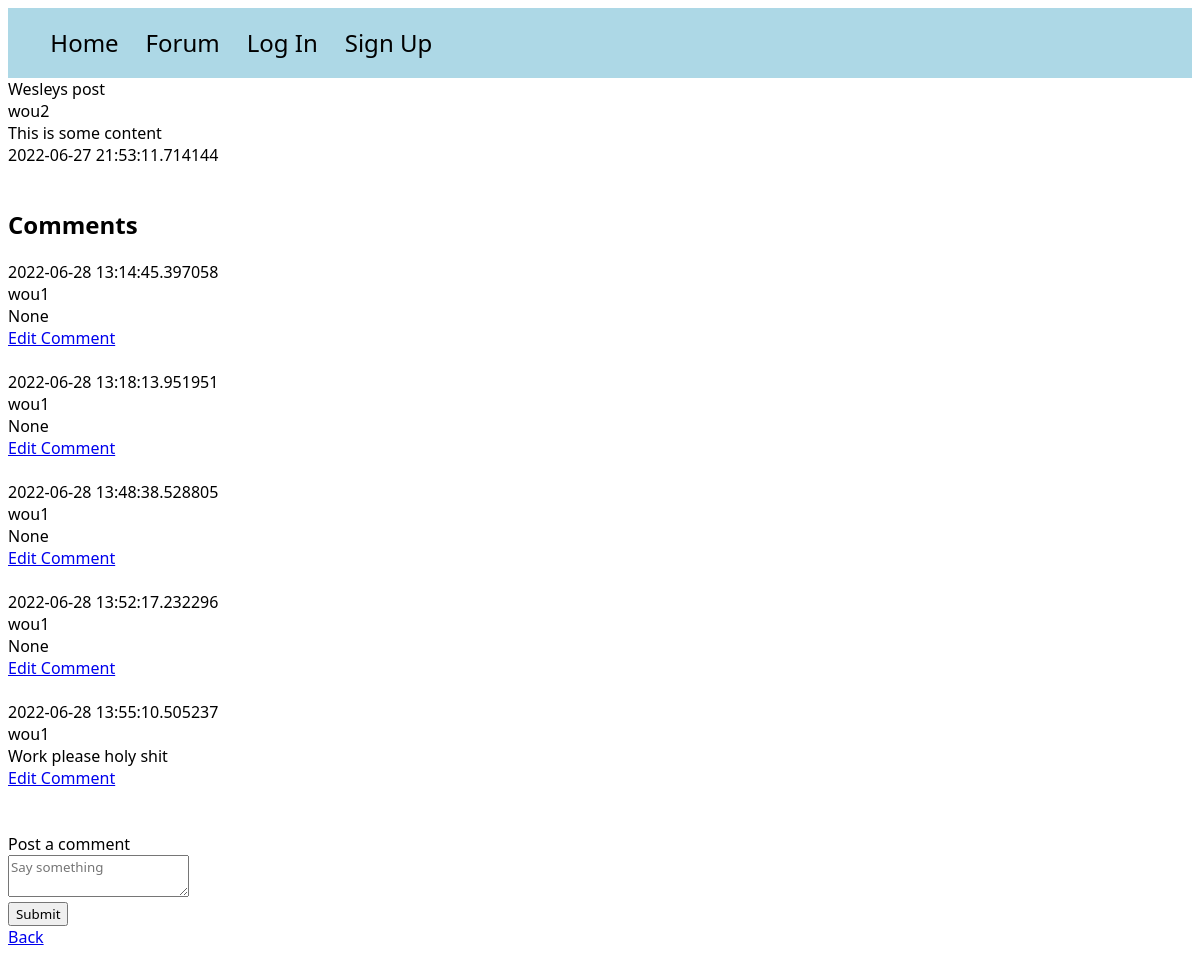
/posts/3, run on an earlier commit of the app's database.
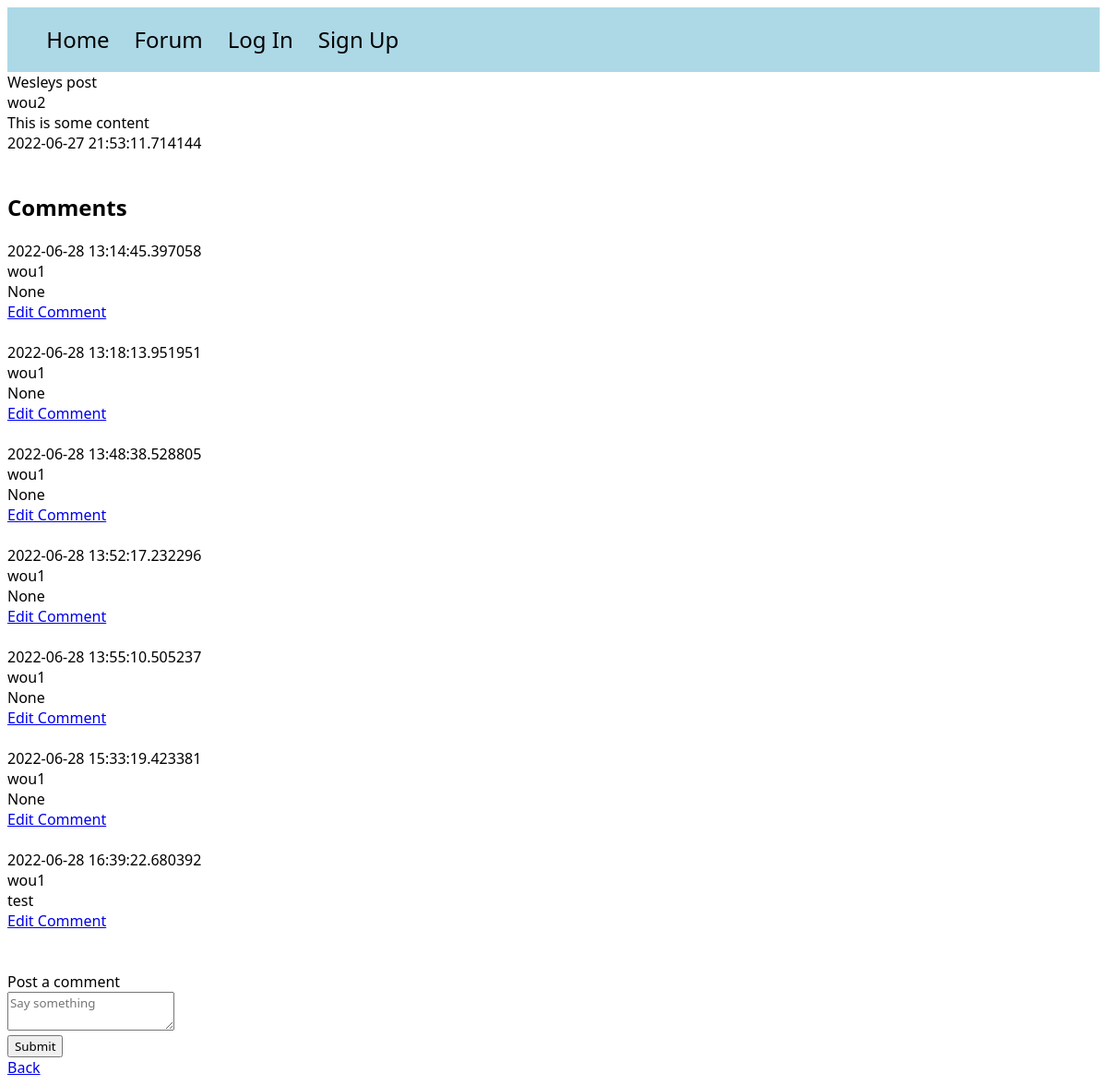
And on a later commit of the database.
### models.py (models this page shows)
class Post(db.Model):
    id = db.Column(db.Integer, primary_key=True)
    title = db.Column(db.String(100))
    content = db.Column(db.Text)
    poster_id = db.Column(db.Integer, db.ForeignKey(User.id))
    date_posted = db.Column(db.DateTime, default=datetime.utcnow)
    slug = db.Column(db.String(256))
    comments = db.relationship('Comment', backref='commented_post')

class User(UserMixin, db.Model):
    id = db.Column(db.Integer, primary_key=True)
    email = db.Column(db.String(100), unique=True)
    password = db.Column(db.String(100))
    name = db.Column(db.String(1000))
    last_seen = db.Column(db.String(100))
    posts = db.relationship('Post', backref='poster')

class Comment(db.Model):
    id = db.Column(db.Integer, primary_key=True)
    author_id = db.Column(db.Integer, db.ForeignKey(User.id))
    author_name = db.relationship('User', backref='comment_poster')
    content = db.Column(db.Text)
    timestamp = db.Column(db.DateTime, default=datetime.utcnow)
    post_id = db.Column(db.Integer, db.ForeignKey(Post.id))

### app.py (the view)
@app.route('/posts/<int:id>')
def post(id):
    post = Post.query.get_or_404(id)
    comments = Comment.query.order_by(Comment.timestamp)
    return render_template("post.html", post=post, comments=comments)

### templates/post.html (shortened to what this page needs)
<!DOCTYPE html>
<html lang="en">
<head>
</head>
<link rel="stylesheet" href="/static/style.css">
<body>
<div id="navbar">
    <ul>
        <a href="{{ url_for('home') }}"><li>Home</li></a>
        <a href="{{ url_for('posts') }}"><li>Forum</li></a>
         {% if not current_user.is_authenticated %}
        <a href="{{ url_for('auth.login') }}"><li>Log In</li></a> <a href="{{ url_for('auth.signup') }}"><li>Sign Up</li></a>
        {% endif %}
    </ul>
</div>
{{ post.title }}<br>
{{ post.poster.name }}<br>
{{ post.content }}<br>
{{ post.date_posted }}<br><br>
<div id="comment-container">
    <h2>Comments</h2>
    {% for comment in comments %}
        {{ comment.timestamp }} <br>
        {{ comment.author_name.name }} <br>
        {{ comment.content }} <br>
        <a href="{{ url_for('edit_comment', id=comment.id) }}">Edit Comment</a>
        <br>
        <br>
    {% endfor %}
</div>
<br>
<div id="add-comment-container">
    <form class="comment-form" action="{{ url_for('post_comment', id=post.id) }}" method="post">
        <label for="comment-content">Post a comment</label>
        <div class="field">
            <textarea id="comment-content" name="comment_body" placeholder="Say something"></textarea>
        </div>
        <input type="submit">
    </form>
</div>
<a href="{{ url_for('posts') }}">Back</a>
</body>
</html>

### static/style.css (style rules this page uses)
* { font-family: Segoe UI; }
#navbar { background-color: lightblue; padding: 0.2%; }
li { font-size: 1.5em; text-decoration: none; color: black; display: inline-block; padding-right: 2%; }

What changed in the data, as far as the page shows it:
changed Comment (number 5 of 7 on the later page): content "Work please holy shit" → "None"
added Comment: timestamp "2022-06-28 15:33:19.423381", author_name.name "wou1", content "None"
added Comment: timestamp "2022-06-28 16:39:22.680392", author_name.name "wou1", content "test"
